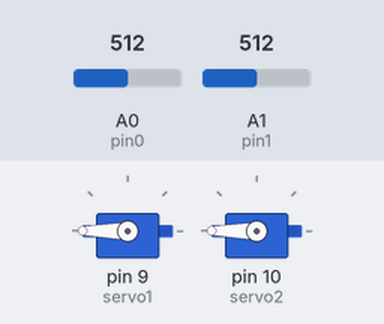
Simulated run of this sketch. Board: Arduino Uno, built with avr-gcc and run on an emulated ATmega328P. Parts: 2 × servo. The test bench sets the inputs (shaded band); at power-on: A0 (pin0) = 512, A1 (pin1) = 512.

Above: at 1.2 s.
1.3 s: A0 (pin0) set to 608
2.8 s: A0 (pin0) set to 631
At 3.25 s:
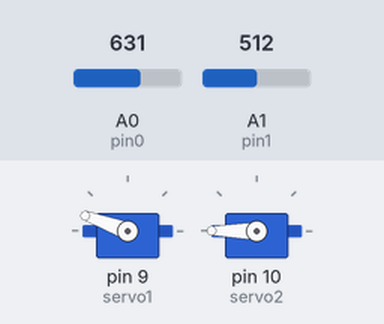
At 3.85 s:
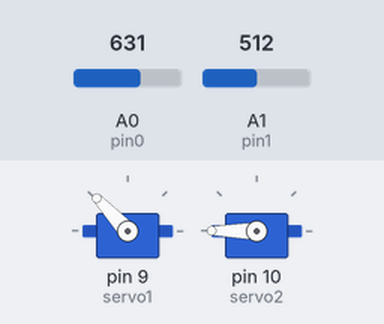
5.8 s: A1 (pin1) set to 605
8.1 s: A1 (pin1) set to 632
At 8.25 s:
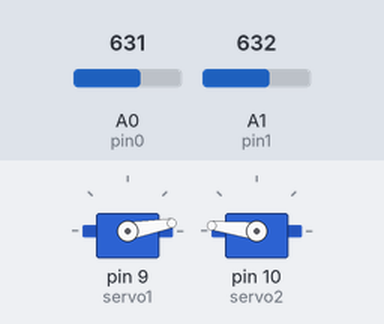
11.1 s: A0 (pin0) set to 457
13.4 s: A0 (pin0) set to 432
At 13.57 s:
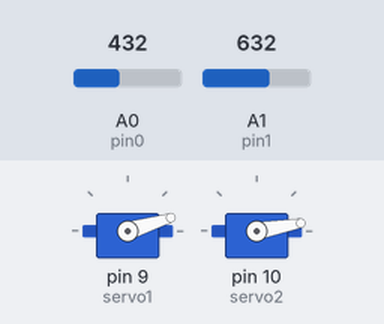
Timing chart, 0 to 17.4 s (numbered marks = the images above; inputs shaded):
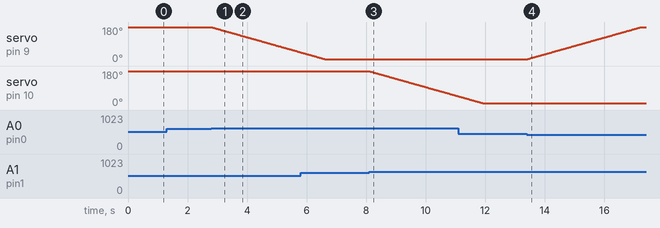

The sketch:

Mossaic_laser.ino.ino
```cpp
#include  <Servo.h>


// Create servo objects
Servo servo1;
Servo servo2;
//Servo servo3;
//Servo servo4;

// Create names to the analog input pins
int pin0 = A0;
int pin1 = A1;
//int pin2 = A2;
//int pin3 = A3;

// Setup of angle variables we have to use further down in the program
int angle1;
int angle2;
//int angle3;
//int angle4;

// Setup of value variables we have to use further down in the program
int value1;
int value2;
//int value3;
//int value4;

// Setup of limit values
long int forservo1 = 20000;
long int forservo2 = 20000;
//long int forservo3 = 20000;
//long int forservo4 = 20000;

void setup()
{
  //pinMode(3, INPUT); /* Use button on thumbstick to set pin 3 as input */
  //pinMode(4, OUTPUT); /* Set pin 4 as output to the magnet */

  // Attaches the servo on pins to the servo objects
  servo1.attach(9);
  servo2.attach(10);
  //servo3.attach(9);
  //servo4.attach(10);

}

void loop()
{
  // read analog values from joysticks
  value1 = analogRead(pin0);
  value2 = analogRead(pin1);
  //value3 = analogRead(pin2);
  //value4 = analogRead(pin3);

  // 10 bit value is too big, so we change the scale from 0 - 1023 proportionately to 1 - 29
  value1 = map(value1, 0, 1023, 1, 29);
  value2 = map(value2, 0, 1023, 1, 29);
  //value3 = map(value3, 0, 1023, 1, 29);
  //value4 = map(value4, 0, 1023, 1, 29);

  // it needs correction of positions, because joysticks are not very precise to stay exactly in the center
  if(value1  <= 17 && value1 >= 13) // if value1 if between 13-17, then it's equal to 15 */
      value1 = 15;
  if(value2  <= 17 && value2 >= 13)
      value2 = 15;
  //if(value3  <= 17 && value3 >= 13)
      //value3 = 15;
  //if(value4  <= 17 && value4 >= 13)
      //value4 = 15;

  // Change initial value 'forservo' which is used to turn servo slower. This value has got very big scale.
  // We add or substract (depends on turning direction) difference between analog value and center from 'forservo'
  forservo1 = forservo1 - (value1 - 15);
  forservo2 = forservo2 - (value2 - 15);
  //forservo3 = forservo3 + (value3 - 15);
  //forservo4 = forservo4 + (value4 - 15);

  // this part do not let variables 'forservo' go out of the limits
  if(forservo1  < 1) // if forservo1 is less than 1, then it's equal to 1
      forservo1 = 1;
  if(forservo1  > 20000) // if forservo1 is greater than 20000, then it's equal to 20000
      forservo1 = 20000;
  if(forservo2  < 1)
      forservo2 = 1;
  if(forservo2  > 20000)
      forservo2 = 20000;
  /*if(forservo3  < 1)
      forservo3 = 1;
  if(forservo3  > 20000)
      forservo3 = 20000;
  if(forservo4  < 1)
      forservo4 = 1;
  if(forservo4  > 20000)
      forservo4 = 20000;*/

  // change used value to angle of servo. Angles are adjusted during testing
  angle1 = map(forservo1, 1, 20000, 10, 180);
  angle2 = map(forservo2, 1, 20000, 10, 180);
  //angle3 = map(forservo3, 1, 20000, 10, 180);
  //angle4 = map(forservo4, 1, 20000, 10, 180);

  // send angles to servos
  servo1.write(angle1);
  servo2.write(angle2);
  //servo3.write(angle3);
  //servo4.write(angle4);

  // activates the magnet
  //while (digitalRead(3) == HIGH) { /* Read pin 3 from the thumbstick */
  //digitalWrite(4, HIGH); /* Write to pin 4 (magnet) */
  }

//}
```

Measured:
- the behaviour switches between 621 and 622 on A0 (pin0) (found by bisection; images 0 and 1)
- the behaviour switches between 621 and 622 on A1 (pin1) (found by bisection; images 2 and 3)
- the behaviour switches between 439 and 438 on A0 (pin0) (found by bisection; images 3 and 4)
- after the input at 1.3 s, every drawn part: stays the same
- after the input at 2.8 s, servo on pin 9 (servo1): moves from 180° to 46° over 3.0 s, starting at once
- after the input at 8.1 s, servo on pin 10 (servo2): moves from 180° to 47° over 3.0 s, starting at once
- after the input at 13.4 s, servo on pin 9 (servo1): moves from 10° to 180° over 3.8 s, starting at once
